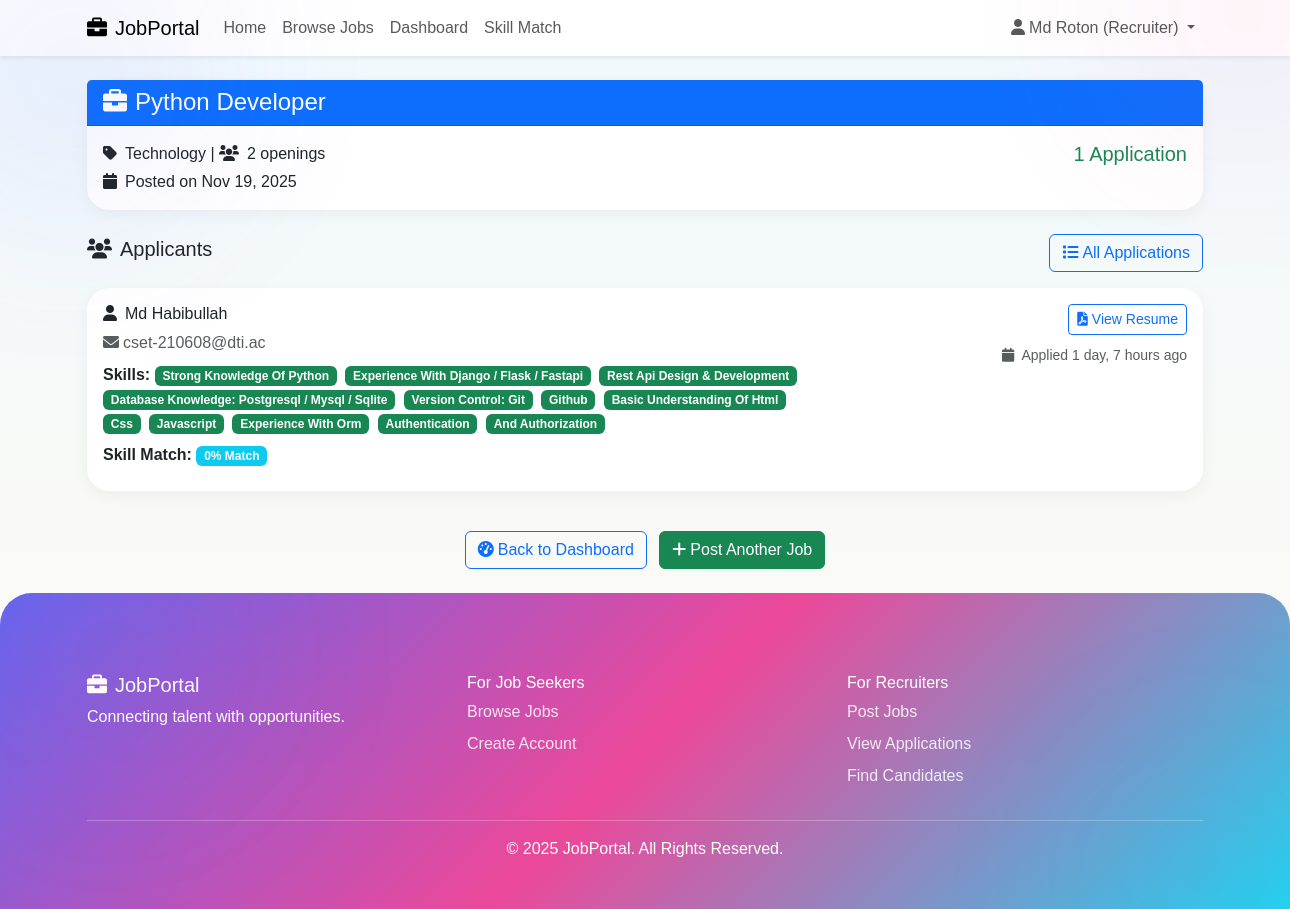
Screenshot of /job-applications/13/ (signed in) with the database file from the repository.
### job_manage_app/models.py (models this page shows, shortened)
class UserProfile(models.Model):
    USER_TYPES = [
        ('recruiter', 'Recruiter'),
        ('jobseeker', 'Job Seeker'),
    ]
    user = models.OneToOneField(User, on_delete=models.CASCADE)
    display_name = models.CharField(max_length=100)
    user_type = models.CharField(max_length=20, choices=USER_TYPES)
    company_name = models.CharField(max_length=200, blank=True, null=True)
    company_description = models.TextField(blank=True, null=True)
    company_website = models.URLField(blank=True, null=True)
    skills = models.TextField(blank=True, null=True, help_text="Enter skills separated by commas")
    resume = models.FileField(
        upload_to='resumes/',
        blank=True,
        null=True,
        validators=[FileExtensionValidator(allowed_extensions=['pdf', 'doc', 'docx'])]
    )
    created_at = models.DateTimeField(auto_now_add=True)
    updated_at = models.DateTimeField(auto_now=True)
    def get_skills_list(self):
        if self.skills:
            return [skill.strip().lower() for skill in self.skills.split(',')]
        return []

class Job(models.Model):
    CATEGORY_CHOICES = [
        ('technology', 'Technology'),
        ('finance', 'Finance'),
        ('healthcare', 'Healthcare'),
        ('education', 'Education'),
        ('marketing', 'Marketing'),
        ('sales', 'Sales'),
        ('other', 'Other'),
    ]
    recruiter = models.ForeignKey(UserProfile, on_delete=models.CASCADE, limit_choices_to={'user_type': 'recruiter'})
    title = models.CharField(max_length=200)
    number_of_openings = models.PositiveIntegerField()
    category = models.CharField(max_length=50, choices=CATEGORY_CHOICES)
    description = models.TextField()
    required_skills = models.TextField(help_text="Enter required skills separated by commas")
    created_at = models.DateTimeField(auto_now_add=True)
    updated_at = models.DateTimeField(auto_now=True)
    def get_required_skills_list(self):
        if self.required_skills:
            return [skill.strip().lower() for skill in self.required_skills.split(',')]
        return []

class JobApplication(models.Model):
    job = models.ForeignKey(Job, on_delete=models.CASCADE)
    applicant = models.ForeignKey(UserProfile, on_delete=models.CASCADE, limit_choices_to={'user_type': 'jobseeker'})
    applied_at = models.DateTimeField(auto_now_add=True)
    class Meta:
        unique_together = ['job', 'applicant']

### job_manage_app/views.py (the view, shortened to what this page needs)
# urls.py: path('job-applications/', views.job_applications, name='all_applications'),
@login_required
def job_applications(request, job_id=None):
    try:
        profile = request.user.userprofile
        if profile.user_type != 'recruiter':
            messages.error(request, 'Only recruiters can view job applications.')
            return redirect('dashboard')
    except UserProfile.DoesNotExist:
        messages.error(request, 'Please complete your profile first.')
        return redirect('profile')
    if job_id:
        job = get_object_or_404(Job, id=job_id, recruiter=profile)
        applications = JobApplication.objects.filter(job=job).order_by('-applied_at')
        context = {
            'job': job,
            'applications': applications,
            'profile': profile
        }
        return render(request, 'jobportal/job_applications.html', context)

### job_manage_app/templates/jobportal/job_applications.html (shortened to what this page needs)
{% extends 'base.html' %}
{% block content %}
<div class="row">
    <div class="col-12">
        <div class="card mb-4">
            <div class="card-header bg-primary text-white">
                <h4 class="mb-0">
                    <i class="fas fa-briefcase me-2"></i>{{ job.title }}
                </h4>
            </div>
            <div class="card-body">
                <div class="row">
                    <div class="col-md-8">
                        <p class="mb-1">
                            <i class="fas fa-tag me-2"></i>{{ job.get_category_display }} |
                            <i class="fas fa-users me-2"></i>{{ job.number_of_openings }} openings
                        </p>
                        <p class="mb-0">
                            <i class="fas fa-calendar me-2"></i>Posted on {{ job.created_at|date:"M d, Y" }}
                        </p>
                    </div>
                    <div class="col-md-4 text-md-end">
                        <h5 class="text-success mb-0">
                            {{ applications.count }} Application{{ applications.count|pluralize }}
                        </h5>
                    </div>
                </div>
            </div>
        </div>
        <div class="d-flex justify-content-between align-items-center mb-3">
            <h5>
                <i class="fas fa-users me-2"></i>Applicants
            </h5>
            <a href="{% url 'all_applications' %}" class="btn btn-outline-primary">
                <i class="fas fa-list me-1"></i>All Applications
            </a>
        </div>
        {% if applications %}
            {% for application in applications %}
                <div class="card mb-3">
                    <div class="card-body">
                        <div class="row">
                            <div class="col-md-8">
                                <h6 class="mb-2">
                                    <i class="fas fa-user me-2"></i>{{ application.applicant.display_name }}
                                </h6>
                                <p class="text-muted mb-2">
                                    <i class="fas fa-envelope me-1"></i>{{ application.applicant.user.email }}
                                </p>
                                {% if application.applicant.skills %}
                                    <div class="mb-2">
                                        <strong>Skills:</strong>
                                        {% for skill in application.applicant.get_skills_list %}
                                            {% if skill in job.get_required_skills_list %}
                                                <span class="badge bg-success me-1">{{ skill|title }}</span>
                                            {% else %}
                                                <span class="badge bg-secondary me-1">{{ skill|title }}</span>
                                            {% endif %}
                                        {% endfor %}
                                    </div>
                                {% endif %}
                                {% with job_skills=job.get_required_skills_list applicant_skills=application.applicant.get_skills_list %}
                                    {% if job_skills and applicant_skills %}
                                        <div class="mb-2">
                                            <strong>Skill Match:</strong>
                                            <span class="badge bg-info">
                                                {% widthratio job_skills|length|add:applicant_skills|length 2 100 %}% Match
                                            </span>
                                        </div>
                                    {% endif %}
                                {% endwith %}
                            </div>
                            <div class="col-md-4 text-md-end">
                                <div class="mb-2">
                                    {% if application.applicant.resume %}
                                        <a href="{{ application.applicant.resume.url }}" target="_blank" class="btn btn-outline-primary btn-sm">
                                            <i class="fas fa-file-pdf me-1"></i>View Resume
                                        </a>
                                    {% else %}
                                        <span class="text-muted">No resume uploaded</span>
                                    {% endif %}
                                </div>
                                <small class="text-muted">
                                    <i class="fas fa-calendar me-1"></i>
                                    Applied {{ application.applied_at|timesince }} ago
                                </small>
                            </div>
                        </div>
                    </div>
                </div>
            {% endfor %}
        {% endif %}
    </div>
</div>
<div class="text-center mt-4">
    <a href="{% url 'dashboard' %}" class="btn btn-outline-primary me-2">
        <i class="fas fa-tachometer-alt me-1"></i>Back to Dashboard
    </a>
    <a href="{% url 'post_job' %}" class="btn btn-success">
        <i class="fas fa-plus me-1"></i>Post Another Job
    </a>
</div>
{% endblock %}

### job_manage_app/templates/base.html (shortened to what this page needs)
<!DOCTYPE html>
<html lang="en">
<head>
    <link href="https://cdn.jsdelivr.net/npm/bootstrap@5.3.0/dist/css/bootstrap.min.css" rel="stylesheet">
    <link href="https://cdnjs.cloudflare.com/ajax/libs/font-awesome/6.0.0/css/all.min.css" rel="stylesheet">
    <link href="https://cdn.jsdelivr.net/npm/aos@2.3.4/dist/aos.css" rel="stylesheet">
</head>
<body>
    <nav class="navbar navbar-expand-lg navbar-light bg-white shadow-sm">
        <div class="container">
            <a class="navbar-brand" href="{% url 'home' %}">
                <i class="fas fa-briefcase me-2"></i>JobPortal
            </a>
            <div class="collapse navbar-collapse" id="navbarNav">
                <ul class="navbar-nav me-auto">
                    <li class="nav-item"><a class="nav-link" href="{% url 'home' %}">Home</a></li>
                    <li class="nav-item"><a class="nav-link" href="{% url 'job_list' %}">Browse Jobs</a></li>
                    {% if user.is_authenticated %}
                        <li class="nav-item"><a class="nav-link" href="{% url 'dashboard' %}">Dashboard</a></li>
                        <li class="nav-item"><a class="nav-link" href="{% url 'skill_match' %}">Skill Match</a></li>
                    {% endif %}
                </ul>
                <ul class="navbar-nav">
                    {% if user.is_authenticated %}
                    <li class="nav-item dropdown">
                        <a class="nav-link dropdown-toggle" href="#" data-bs-toggle="dropdown">
                            <i class="fas fa-user me-1"></i>{{ user.userprofile.display_name|default:user.username }}
                        </a>
                    </li>
                    {% else %}
                        <li class="nav-item"><a class="nav-link" href="{% url 'login' %}">Login</a></li>
                        <li class="nav-item"><a class="btn btn-primary ms-2" href="{% url 'register' %}">Register</a></li>
                    {% endif %}
                </ul>
            </div>
        </div>
        <div class="floating-circle" style="width:250px;height:250px;background:rgba(236,72,153,0.3);bottom:-80px;right:-80px;"></div>
    </nav>
    <main class="container my-4">
        {% block content %}{% endblock %}
    </main>
    <footer>
        <div class="footer-circle" style="width:300px;height:300px;background:rgba(236,72,153,0.25);top:-90px;left:-40px;"></div>
        <div class="footer-circle" style="width:250px;height:250px;background:rgba(99,102,241,0.25);bottom:-90px;right:-40px;"></div>
        <div class="container">
            <div class="row mb-4">
                <div class="col-md-4">
                    <h5><i class="fas fa-briefcase me-2"></i>JobPortal</h5>
                    <p>Connecting talent with opportunities.</p>
                </div>
                <div class="col-md-4">
                    <h6>For Job Seekers</h6>
                    <a href="{% url 'job_list' %}" class="footer-link">Browse Jobs</a>
                    {% if user.is_authenticated and user.userprofile.user_type == 'jobseeker' %}
                        <a href="{% url 'my_applications' %}" class="footer-link">My Applications</a>
                        <a href="{% url 'skill_match' %}" class="footer-link">Skill Matching</a>
                    {% else %}
                        <a href="{% url 'register' %}" class="footer-link">Create Account</a>
                    {% endif %}
                </div>
                <div class="col-md-4">
                    <h6>For Recruiters</h6>
                    {% if user.is_authenticated and user.userprofile.user_type == 'recruiter' %}
                        <a href="{% url 'post_job' %}" class="footer-link">Post Jobs</a>
                        <a href="{% url 'all_applications' %}" class="footer-link">View Applications</a>
                        <a href="{% url 'skill_match' %}" class="footer-link">Find Candidates</a>
                    {% else %}
                        <a href="{% url 'register' %}" class="footer-link">Join as Recruiter</a>
                    {% endif %}
                </div>
            </div>
            <hr>
            <p class="text-center">&copy; 2025 JobPortal. All Rights Reserved.</p>
        </div>
    </footer>
</body>
</html>

### job_manage_app/templates/base.html (style rules this page uses)
body { font-family: 'Poppins', sans-serif; background: linear-gradient(180deg, #f0f9ff 0%, #fffaf0 100%); overflow-x: hidden; }
.navbar, .navbar * { position: relative; z-index: 10 !important; }
.floating-circle { position: absolute; border-radius: 50%; filter: blur(100px); opacity: 0.3; animation: floatMove 15s infinite alternate ease-in-out; z-index: 0 !important; pointer-events: none; }
.card { border: none; border-radius: 1.4rem; box-shadow: 0 4px 15px rgba(0,0,0,0.05); transition: .3s; }
footer { background: linear-gradient(135deg, #6366f1, #ec4899, #22d3ee); color: #fff; padding: 5rem 0 2rem; border-top-left-radius: 2rem; border-top-right-radius: 2rem; position: relative; overflow: hidden; }
.footer-link { color: rgba(255,255,255,0.85); text-decoration: none; display: block; margin-bottom: .5rem; }
.footer-circle { position: absolute; border-radius: 50%; filter: blur(100px); opacity: .25; z-index: 0; pointer-events: none; }

### rows the page displays
Job: title "Python Developer", category "Technology", number_of_openings "2", created_at "Nov 19, 2025"
JobApplication: applicant.display_name "Md Habibullah", applicant.user.email "cset-210608@dti.ac", get_skills_list "Strong Knowledge Of Python" "Experience With Django / Flask / Fastapi" "Rest Api Design & Development" "Database Knowledge: Postgresql / Mysql / Sqlite" "Version Control: Git" "Github" "Basic Understanding Of Html" "Css" "Javascript" "Experience With Orm" "Authentication" "And Authorization", widthratio "0", applied_at "1 day, 7 hours"

### other values shown
{{ user.userprofile.display_name|default:user.username }} "Md Roton (Recruiter)"
{{ applications.count }} "1"
